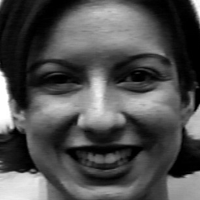
#> input picture HAPPY/image_001.png, 200 x 200 px; its folder holds 4 pictures in this run
$ python face.py
#> lines starting #> are read from the running program, lines starting #| are printed output that depends on the picture
import math

import imutils
import numpy as np
import cv2 as cv2
import glob
import csv
from sklearn import datasets
from sklearn.multiclass import OneVsRestClassifier
# from sklearn.svm import LinearSVC
from sklearn.model_selection import KFold
from sklearn.metrics import confusion_matrix,classification_report
from sklearn.metrics import roc_curve, auc
from sklearn.preprocessing import label_binarize
import numpy as np
import matplotlib.pyplot as plt
from itertools import cycle
from scipy import interp
from sklearn.multiclass import OneVsRestClassifier

from sklearn.svm import SVC

def returnLocalizedFace(img):
    face_cascade = cv2.CascadeClassifier('haarcascade_frontalface_default.xml')
    gray =cv2.cvtColor(img, cv2.COLOR_RGB2GRAY)

    faces = face_cascade.detectMultiScale(gray, 1.3, 5)
    for (x, y, w, h) in faces:
        # cv.rectangle(img,(x,y),(x+w,y+h),(255,0,0),2)
        roi_gray = gray[y:y + h, x:x + w]
        roi_color = img[y:y + h, x:x + w]
    # print(faces)
    # cv2.imshow/('im',img)
    # cv2.waitKey(0)
    if len(faces) == 0:
        return img
    crop_img = img[y:y + h, x:x + w]
    return crop_img


def getImage(path):
#> called with path = 'HAPPY/image_001.png'
    return cv2.imread(path)
#> returned value is the input picture: shape (200, 200, 3); min 0, max 255, mean 78.8
def show(img):
    cv2.imshow('im', img)
    cv2.waitKey(0)

X = []
y = []
def read(imagesPath, label):

    for filename in glob.glob(imagesPath + '/*.*'):
        # print(filename.split(imagesPath + '/')[1])
        # print(filename)
        win_size = (64, 128)
        img = returnLocalizedFace(getImage(filename))
#> in returnLocalizedFace, `faces = face_cascade.detectMultiScale(gray, 1.3, 5)`: faces = ()

        win_size = (64, 128)

        img = cv2.resize(img, win_size)
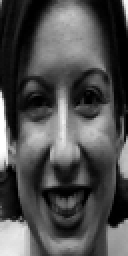
#> img: shape (128, 64, 3) (shown 2 times larger); min 0, max 255, mean 78.6
        img = cv2.cvtColor(img, cv2.COLOR_RGB2GRAY)
#> img: shape (128, 64)
        d = cv2.HOGDescriptor()
        hog = d.compute(img)
#> hog = 3780 values, max 0.448 at index 522, min 0 at index 257, mean 0.126
        X.append(hog.transpose()[0])
        y.append(label)
#> pass 2 of the loop in read, `for filename in glob.glob(imagesPath + '/*.*'):`:
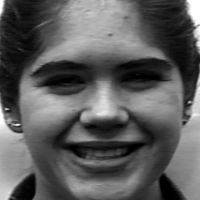
#> input picture HAPPY/image_002.png, 200 x 200 px
#> in getImage, returned value is the input picture: shape (200, 200, 3); min 0, max 255, mean 92.3
#> faces = [[12, 8, 181, 181]]
#> the loop in returnLocalizedFace (call 2), `for (x, y, w, h) in faces:` made 1 pass
#> pass 1, in returnLocalizedFace (call 2), `roi_gray = gray[y:y + h, x:x + w]`:
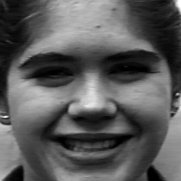
#> roi_gray: shape (181, 181); min 0, max 255, mean 90.1
#> in read, `img = cv2.resize(img, win_size)`:
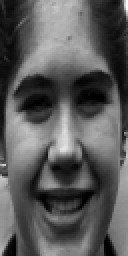
#> img: shape (128, 64, 3) (shown 2 times larger); min 0, max 255, mean 89.9
#> hog = 3780 values, max 0.425 at index 856, min 0 at index 1056, mean 0.127
#> pass 3 of the loop in read, `for filename in glob.glob(imagesPath + '/*.*'):`:
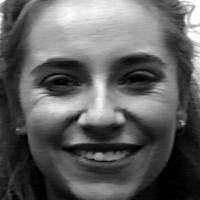
#> input picture HAPPY/image_003.png, 200 x 200 px
#> in getImage, returned value is the input picture: shape (200, 200, 3); min 0, max 255, mean 95.9
#> in read, `img = cv2.resize(img, win_size)`:
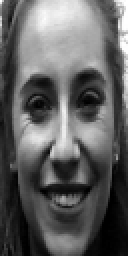
#> img: shape (128, 64, 3) (shown 2 times larger); min 0, max 255, mean 95.8
#> hog = 3780 values, max 0.457 at index 2790, min 0.000363 at index 473, mean 0.127
#> the loop made 4 passes; the first 3 are shown

def fromIndexToFeatures(X, indecies):
    features = []
    for i in indecies:
        features.append(X[i])
    return np.asarray(features)

def fromIndexToLabels(y, indecies):
    labels = []
    for i in indecies:
        labels.append(y[i])
    return np.asarray(labels)

read('HAPPY',0)
# read('CONTEMPT',1)
read('ANGER',2)
read('DISGUST',3)
read('FEAR',4)
read('SADNESS',5)
read('SURPRISE',6)
read('NEUTRAL',7)
classes = ["HAPPY", "CONTEMPT", "ANGER", "DISGUST", "FEAR", "SADNESS", "SURPRISE", "NEUTRAL"]
#> classes = ['HAPPY', 'CONTEMPT', 'ANGER', 'DISGUST', 'FEAR', 'SADNESS', 'SURPRISE', 'NEUTRAL']
y = np.asarray(y)
X = np.asarray(X)


kf = KFold(n_splits=10,shuffle=True)
kf.get_n_splits(X)
clf = OneVsRestClassifier(SVC(kernel='linear', probability=True, tol=1e-3))

total_y_test = []
total_y_pred = []
test11 = []
test22 = []
#> (the run stopped early here; a loop or call above may not have finished)
